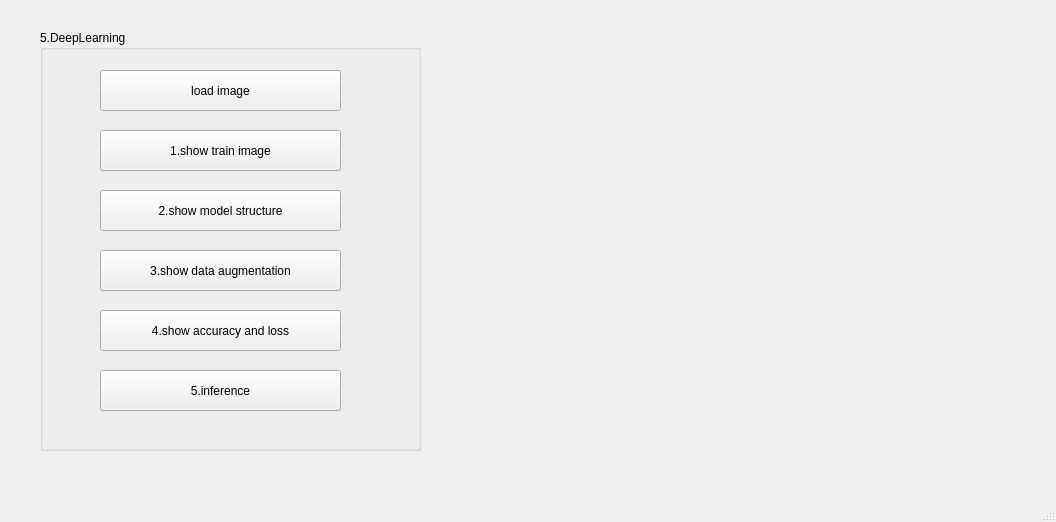
<?xml version="1.0" encoding="UTF-8"?>
<ui version="4.0">
 <class>MainWindow</class>
 <widget class="QMainWindow" name="MainWindow">
  <property name="geometry">
   <rect>
    <x>0</x>
    <y>0</y>
    <width>1056</width>
    <height>522</height>
   </rect>
  </property>
  <property name="windowTitle">
   <string>MainWindow</string>
  </property>
  <widget class="QWidget" name="centralwidget">
   <widget class="QGroupBox" name="groupBox">
    <property name="geometry">
     <rect>
      <x>40</x>
      <y>30</y>
      <width>381</width>
      <height>421</height>
     </rect>
    </property>
    <property name="title">
     <string>5.DeepLearning</string>
    </property>
    <widget class="QPushButton" name="Show_Train_Image_Button">
     <property name="geometry">
      <rect>
       <x>60</x>
       <y>100</y>
       <width>241</width>
       <height>41</height>
      </rect>
     </property>
     <property name="text">
      <string>1.show train image</string>
     </property>
    </widget>
    <widget class="QPushButton" name="Show_Model_Structure_Button">
     <property name="geometry">
      <rect>
       <x>60</x>
       <y>160</y>
       <width>241</width>
       <height>41</height>
      </rect>
     </property>
     <property name="text">
      <string>2.show model structure</string>
     </property>
    </widget>
    <widget class="QPushButton" name="Show_Data_Augmentation_Button">
     <property name="geometry">
      <rect>
       <x>60</x>
       <y>220</y>
       <width>241</width>
       <height>41</height>
      </rect>
     </property>
     <property name="text">
      <string>3.show data augmentation</string>
     </property>
    </widget>
    <widget class="QPushButton" name="Show_Accuracy_And_Loss_Button">
     <property name="geometry">
      <rect>
       <x>60</x>
       <y>280</y>
       <width>241</width>
       <height>41</height>
      </rect>
     </property>
     <property name="text">
      <string>4.show accuracy and loss</string>
     </property>
    </widget>
    <widget class="QPushButton" name="Inference_Button">
     <property name="geometry">
      <rect>
       <x>60</x>
       <y>340</y>
       <width>241</width>
       <height>41</height>
      </rect>
     </property>
     <property name="text">
      <string>5.inference</string>
     </property>
    </widget>
    <widget class="QPushButton" name="Load_Image_Button">
     <property name="geometry">
      <rect>
       <x>60</x>
       <y>40</y>
       <width>241</width>
       <height>41</height>
      </rect>
     </property>
     <property name="text">
      <string>load image</string>
     </property>
    </widget>
   </widget>
   <widget class="QLabel" name="Show_Image_Label">
    <property name="geometry">
     <rect>
      <x>560</x>
      <y>90</y>
      <width>401</width>
      <height>351</height>
     </rect>
    </property>
    <property name="text">
     <string/>
    </property>
   </widget>
   <widget class="QLabel" name="Show_Confidence_Label">
    <property name="geometry">
     <rect>
      <x>570</x>
      <y>30</y>
      <width>211</width>
      <height>21</height>
     </rect>
    </property>
    <property name="text">
     <string/>
    </property>
   </widget>
   <widget class="QLabel" name="Show_Prediction_Label">
    <property name="geometry">
     <rect>
      <x>570</x>
      <y>50</y>
      <width>211</width>
      <height>21</height>
     </rect>
    </property>
    <property name="text">
     <string/>
    </property>
   </widget>
  </widget>
  <widget class="QMenuBar" name="menubar">
   <property name="geometry">
    <rect>
     <x>0</x>
     <y>0</y>
     <width>1056</width>
     <height>25</height>
    </rect>
   </property>
  </widget>
  <widget class="QStatusBar" name="statusbar"/>
 </widget>
 <resources/>
 <connections/>
</ui>
